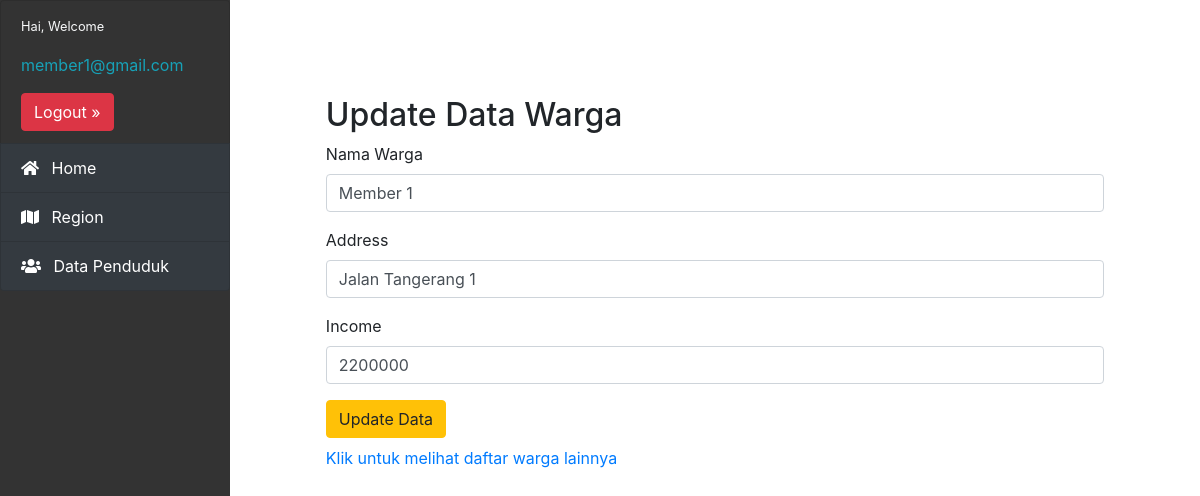
Screenshot of /users/index.php?update_warga=1 (signed in) with the database file from the repository.
### tables this page shows
CREATE TABLE `persons` (
  `id` int(11) NOT NULL,
  `name` varchar(255) NOT NULL,
  `region_id` int(11) NOT NULL,
  `address` varchar(255) NOT NULL,
  `income` decimal(10,0) NOT NULL,
  `created_at` datetime NOT NULL DEFAULT CURRENT_TIMESTAMP
);

### users/pages/region/update_warga.php (the view, shortened to what this page needs)
<?php
  $id_warga = $_GET['update_warga'];
  $check_warga    = mysqli_query($connect_db,"SELECT * FROM persons WHERE id = $id_warga");
  $hasil_data     = mysqli_fetch_array($check_warga);
?>
<h2>Update Data Warga</h2>
<form method="post">
    <div class="form-group">
       <label>Nama Warga</label>
       <input type="text" name="nama_warga" class="form-control" placeholder="Nama warga" value="<?php echo $hasil_data['name'];?>">
    </div>
    <div class="form-group">
       <label>Address</label>
       <input type="text" name="alamat" class="form-control" placeholder="Alamat warga" value="<?php echo $hasil_data['address'];?>">
    </div>
    <div class="form-group">
       <label>Income</label>
       <input type="text" name="income" class="form-control" placeholder="Income" value="<?php echo $hasil_data['income'];?>">
    </div>
    <button type="submit" name="update_data" class="btn btn-warning mb-2">Update Data</button>
</form>
<a href="index.php?id_region=<?php echo $hasil_data['region_id'] ?>">Klik untuk melihat daftar warga lainnya</a>

### rows the page displays
persons: nama_warga "Member 1", alamat "Jalan Tangerang 1", income "2200000"

### other values shown
$_SESSION['email'] "member1@gmail.com"
